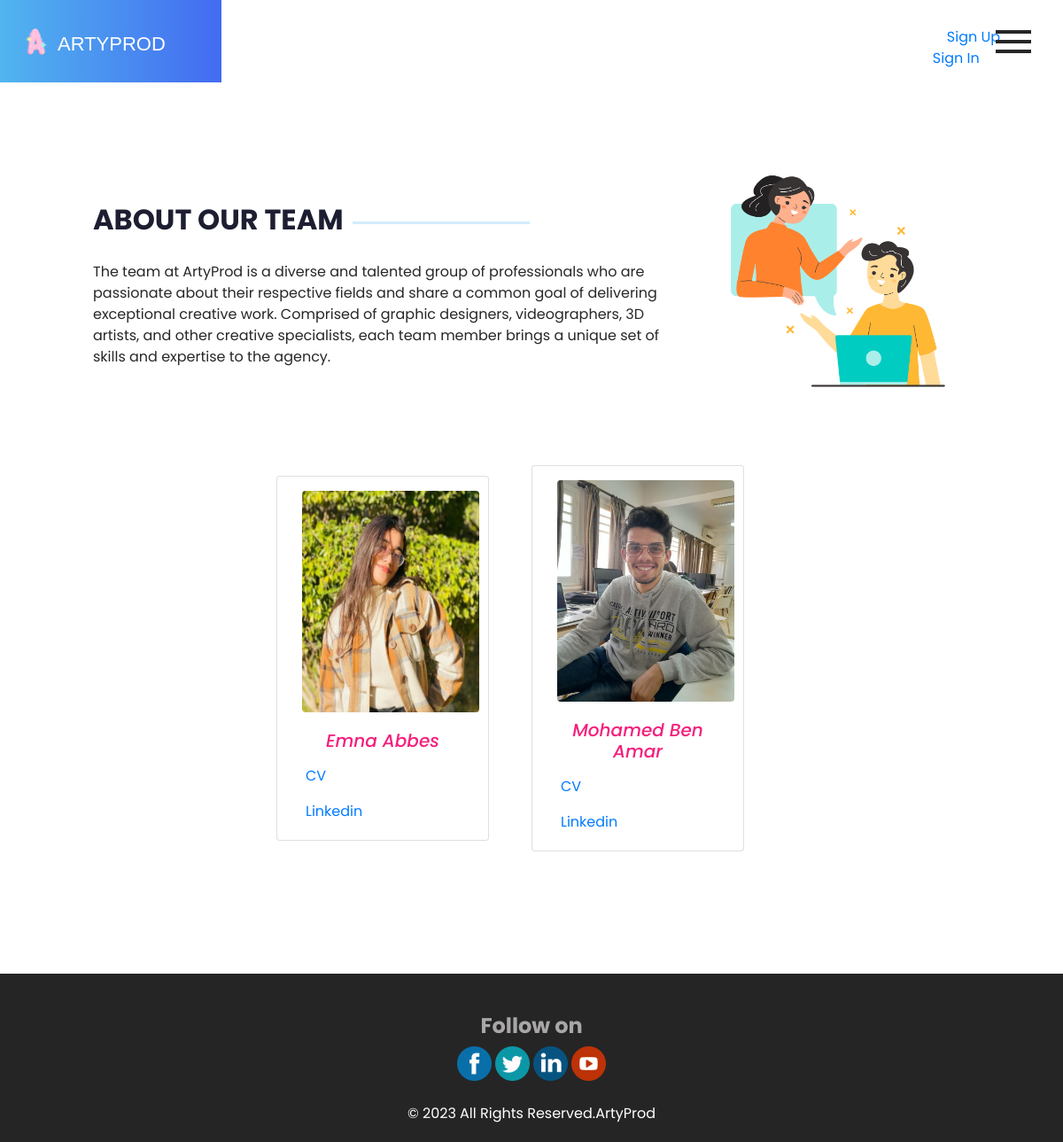
/myapp/team/, run on an earlier commit of the app's database.
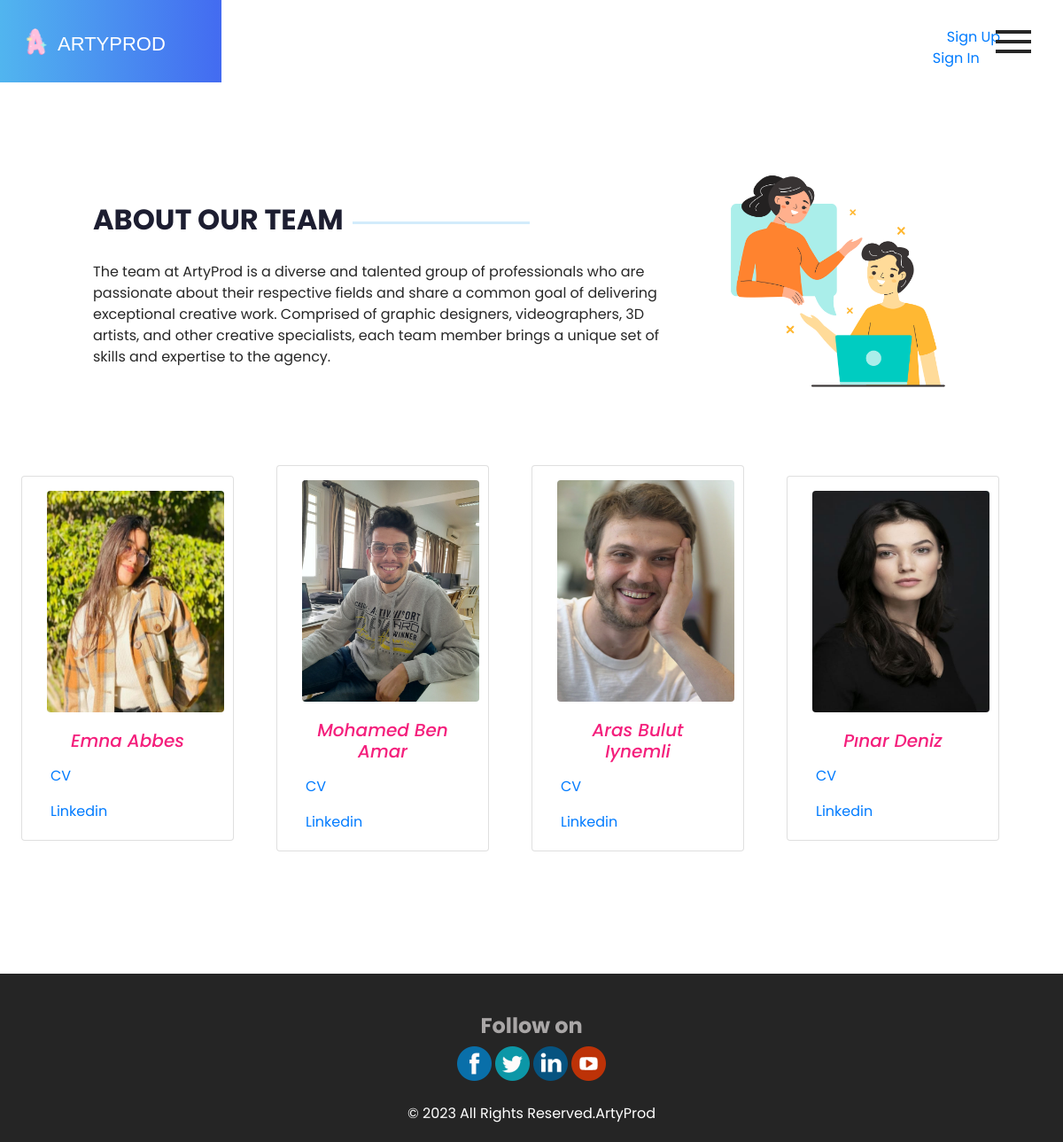
And on a later commit of the database.
### myapp/models.py (models this page shows, shortened)
class Personnel(models.Model):
    nom = models.CharField(max_length=100)
    fichier_CV = models.FileField(upload_to='personnel/cv/')
    fichier_photo = models.ImageField(upload_to='personnel/photos/')
    lien_linkedIn = models.URLField(blank=True)
    equipeID=models.ForeignKey(Equipe, on_delete=models.CASCADE)

### myapp/views.py (the view)
# urls.py: path('team/',views.team,name="team"),
def team(request):
    list = Personnel.objects.all()
    return render(request,'myapp/team.html',{'list':list})

### myapp/templates/myapp/team.html (shortened to what this page needs)
{% load static %}
{% load static %}
{% include 'myapp/base.html' %}
  <section class="about_section layout_padding">
    <div class="container">
      <div class="row">
        <div class="col-md-8 ">
          <div class="detail-box">
            <div class="heading_container">
              <h2>
                About
                Our Team
              </h2>
              <hr>
            </div>
            <p>
              The team at ArtyProd is a diverse and talented group of professionals who are passionate about their
              respective fields and share a common goal of delivering exceptional creative work. Comprised of graphic
              designers, videographers, 3D artists, and other creative specialists, each team member brings a unique set
              of skills and expertise to the agency.
            </p>
          </div>
        </div>
        <div class="col-md-4 mb-4">
          <div class="img-box">
            <img src="{% static 'images/communication.png' %}" alt="" class="w-75 ">
          </div>
        </div>
        <div class="">
          <div class="row dish_container mt-5 justify-content-center">
            {% for p in list %}
            <div class="card me-5 mb-5" style="width: 15rem; ">
              <img src="/media/{{p.fichier_photo}}" class="card-img-top rounded ms-3 mt-3" alt="{{p.nom}}" style="height:250px;width:200px;">
              <div class="card-body">
                <h5 class="card-title text-center cardtitle mb-3 fst-italic">{{p.nom}}</h5>
                <p class="card-text"><a href="/media/{{p.fichier_CV}}" download>CV</a></p>
                <p class="card-text"><a href="{{p.lien_linkedIn}}">Linkedin</a></p>
              </div>
            </div>
            {% endfor %}
          </div>
        </div>
      </div>
    </div>
  </section>
  {% include 'myapp/footer.html' %}
</body>
</html>

### myapp/templates/myapp/base.html (shortened to what this page needs)
{% load static %}
<!DOCTYPE html>
<html>
<head>
    <link rel="stylesheet" type="text/css"
        href="https://cdnjs.cloudflare.com/ajax/libs/OwlCarousel2/2.3.4/assets/owl.carousel.min.css" />
    <link href="https://cdn.jsdelivr.net/npm/bootstrap@5.3.0-alpha3/dist/css/bootstrap.min.css" rel="stylesheet"
>
        <link rel="stylesheet" href="https://cdn.jsdelivr.net/npm/bootstrap-icons@1.10.5/font/bootstrap-icons.css">
    <link rel="stylesheet" type="text/css" href="{% static 'css/bootstrap.css' %}" />
    <link href="{% static 'css/style.css'%}" rel="stylesheet" />
    <link href="{% static 'css/responsive.css'%}" rel="stylesheet" />
</head>
<body class="sub_page">
    <div class="hero_area">
        <header class="header_section">
            <div class="container-fluid">
                <nav class="navbar navbar-expand-lg custom_nav-container">
                    <a class="navbar-brand" href="{% url 'index' %}">
                        <img src="{% static 'images/logoo.png'%}" alt="" class="" />
                        <span>
                            ArtyProd
                        </span>
                    </a>
                    <div class="auth">
                      {% if user.is_authenticated %}
                      <a class="mx-3 text-primary">{{user}},</a>
                      <a href="{% url 'logout' %}">Logout</a>
                      {% else %}
                      <a href="{% url 'register' %}" class="mx-3">Sign Up</a>
                      <a href="{% url 'login' %}">Sign In</a>
                      {% endif %}
                  </div>
                    <div class="navbar-collapse" id="">
                        <div class="custom_menu-btn">
                            <button onclick="openNav()">
                                <span class="s-1"> </span>
                                <span class="s-2"> </span>
                                <span class="s-3"> </span>
                            </button>
                        </div>
                    </div>
                </nav>
            </div>
        </header>
    </div>

### myapp/templates/myapp/footer.html
{% load static %}
<section class="container-fluid footer_section">
    <div class="social_container">
      <h4>
        Follow on
      </h4>
      <div class="social-box">
        <a href="">
          <img src="{% static 'images/fb.png'%}" alt="">
        </a>
        <a href="">
          <img src="{% static 'images/twitter.png'%}" alt="">
        </a>
        <a href="">
          <img src="{% static 'images/linkedin.png'%}" alt="">
        </a>
        <a href="">
          <img src="{% static 'images/youtube.png'%}" alt="">
        </a>
      </div>
    </div>
<p>© 2023 All Rights Reserved.ArtyProd</p>
  </section>

### myapp/static/css/style.css (style rules this page uses)
p { color: #272727; }
body { font-family: 'Poppins', sans-serif; color: #0c0c0c; background-color: #ffffff; }
.layout_padding { padding: 90px 0; }
.heading_container { display: -webkit-box; display: -ms-flexbox; display: flex; -webkit-box-align: center; -ms-flex-align: center; align-items: center; }
.heading_container h2 { font-weight: bold; color: #1d1e31; position: relative; text-transform: uppercase; }
.heading_container hr { margin: 0 10px; border: none; -webkit-box-flex: 1; -ms-flex: 1; flex: 1; max-width: 200px; height: 3px; background-color: #51b5ef; }
.hero_area { height: 100vh; position: relative; }
.hero_area::before { content: ""; position: absolute; top: 0; left: 0; width: 25%; min-width: 150px; height: 100%; background: -webkit-gradient(linear, left top, right top, from(#51b5ef), to(#436bf1)); background: linear-gradient(to right, #51b5ef, #436bf1); }
.sub_page .hero_area { height: auto; }
.sub_page .hero_area::before { width: 250px; }
.header_section .container-fluid { padding-right: 25px; padding-left: 25px; }
.custom_menu-btn { z-index: 9; position: absolute; right: 5px; top: 14px; }
.custom_menu-btn button { margin-top: 12px; outline: none; border: none; background-color: transparent; }
.custom_menu-btn span { display: block; width: 40px; height: 4px; background-color: #262626; margin: 7px 0; -webkit-transition: all .3s; transition: all .3s; }
a, a:hover, a:focus { text-decoration: none; }
.navbar-brand { display: -webkit-box; display: -ms-flexbox; display: flex; -webkit-box-align: center; -ms-flex-align: center; align-items: center; font-family: 'American Typewriter', sans-serif; font-weight: 400; }
.navbar-brand img { width: 30px; margin-right: 10px; }
.navbar-brand span { text-transform: uppercase; font-size: 22px; color: #ffffff; margin-top: 5px; }
.custom_nav-container { z-index: 99999; padding: 15px 0; }
.about_section .row { -webkit-box-align: center; -ms-flex-align: center; align-items: center; }
.about_section .detail-box { padding-left: 10%; }
.about_section .detail-box p { margin-top: 20px; }
.about_section .img-box img { width: 100%; }
.footer_section { padding: 20px; background-color: #252525; }
.footer_section .social_container { display: -webkit-box; display: -ms-flexbox; display: flex; -webkit-box-orient: vertical; -webkit-box-direction: normal; -ms-flex-direction: column; flex-direction: column; -webkit-box-align: center; -ms-flex-align: center; align-items: center; margin: 25px 0; }
.footer_section .social_container h4 { color: #a9a6a6; font-weight: bold; }
.footer_section p { margin: 0; text-align: center; color: #ffffff; }
.footer_section a { color: #ffffff; }
.auth { margin-left:850px; margin-top: 15px; }
.cardtitle { color: #F41F7C; }

### myapp/static/css/responsive.css (style rules this page uses)
@media (min-width: 1200px) { .container { max-width: 1170px; } }

What changed in the data, as far as the page shows it:
added Personnel: fichier_photo (picture), nom "Aras Bulut Iynemli"
added Personnel: fichier_photo (picture), nom "Pınar Deniz"
